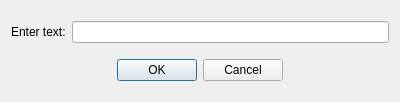
<?xml version="1.0" encoding="UTF-8"?>
<ui version="4.0">
 <class>GetInputDialog</class>
 <widget class="QDialog" name="GetInputDialog">
  <property name="geometry">
   <rect>
    <x>0</x>
    <y>0</y>
    <width>400</width>
    <height>102</height>
   </rect>
  </property>
  <property name="windowTitle">
   <string>Dialog</string>
  </property>
  <layout class="QVBoxLayout" name="verticalLayout">
   <item>
    <layout class="QHBoxLayout" name="horizontalLayout">
     <item>
      <widget class="QLabel" name="label">
       <property name="text">
        <string>Enter text:</string>
       </property>
      </widget>
     </item>
     <item>
      <widget class="QLineEdit" name="textInput"/>
     </item>
    </layout>
   </item>
   <item>
    <widget class="QDialogButtonBox" name="buttonBox">
     <property name="orientation">
      <enum>Qt::Horizontal</enum>
     </property>
     <property name="standardButtons">
      <set>QDialogButtonBox::Cancel|QDialogButtonBox::Ok</set>
     </property>
     <property name="centerButtons">
      <bool>true</bool>
     </property>
    </widget>
   </item>
  </layout>
 </widget>
 <resources/>
 <connections>
  <connection>
   <sender>buttonBox</sender>
   <signal>accepted()</signal>
   <receiver>GetInputDialog</receiver>
   <slot>accept()</slot>
   <hints>
    <hint type="sourcelabel">
     <x>248</x>
     <y>254</y>
    </hint>
    <hint type="destinationlabel">
     <x>157</x>
     <y>274</y>
    </hint>
   </hints>
  </connection>
  <connection>
   <sender>buttonBox</sender>
   <signal>rejected()</signal>
   <receiver>GetInputDialog</receiver>
   <slot>reject()</slot>
   <hints>
    <hint type="sourcelabel">
     <x>316</x>
     <y>260</y>
    </hint>
    <hint type="destinationlabel">
     <x>286</x>
     <y>274</y>
    </hint>
   </hints>
  </connection>
 </connections>
</ui>
